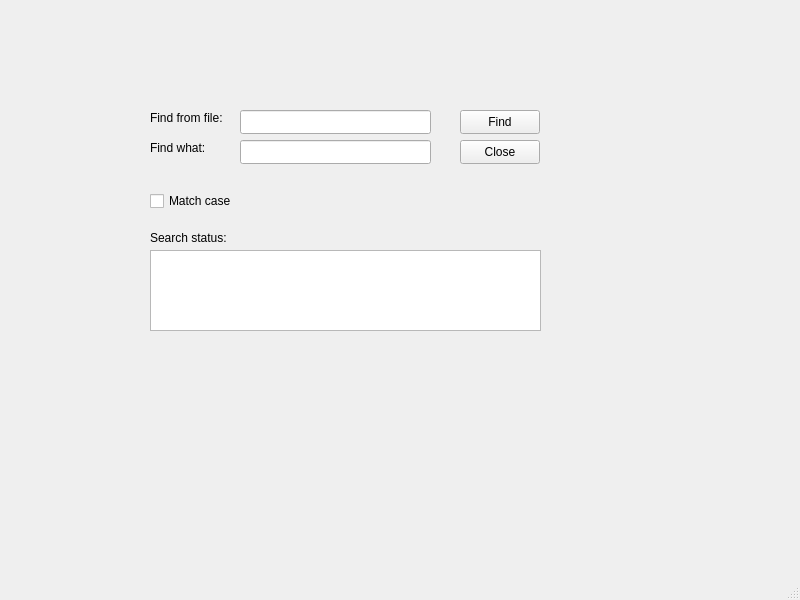
<?xml version="1.0" encoding="UTF-8"?>
<ui version="4.0">
 <class>MainWindow</class>
 <widget class="QMainWindow" name="MainWindow">
  <property name="geometry">
   <rect>
    <x>0</x>
    <y>0</y>
    <width>800</width>
    <height>600</height>
   </rect>
  </property>
  <property name="windowTitle">
   <string>MainWindow</string>
  </property>
  <widget class="QWidget" name="centralwidget">
   <widget class="QLabel" name="label">
    <property name="geometry">
     <rect>
      <x>150</x>
      <y>110</y>
      <width>101</width>
      <height>16</height>
     </rect>
    </property>
    <property name="text">
     <string>Find from file:</string>
    </property>
   </widget>
   <widget class="QLabel" name="label_2">
    <property name="geometry">
     <rect>
      <x>150</x>
      <y>140</y>
      <width>101</width>
      <height>16</height>
     </rect>
    </property>
    <property name="text">
     <string>Find what:</string>
    </property>
   </widget>
   <widget class="QLineEdit" name="fileLineEdit">
    <property name="geometry">
     <rect>
      <x>240</x>
      <y>110</y>
      <width>191</width>
      <height>24</height>
     </rect>
    </property>
   </widget>
   <widget class="QLineEdit" name="keyLineEdit">
    <property name="geometry">
     <rect>
      <x>240</x>
      <y>140</y>
      <width>191</width>
      <height>24</height>
     </rect>
    </property>
   </widget>
   <widget class="QPushButton" name="findPushButton">
    <property name="geometry">
     <rect>
      <x>460</x>
      <y>110</y>
      <width>80</width>
      <height>24</height>
     </rect>
    </property>
    <property name="text">
     <string>Find</string>
    </property>
   </widget>
   <widget class="QPushButton" name="closePushButton">
    <property name="geometry">
     <rect>
      <x>460</x>
      <y>140</y>
      <width>80</width>
      <height>24</height>
     </rect>
    </property>
    <property name="text">
     <string>Close</string>
    </property>
   </widget>
   <widget class="QCheckBox" name="matchCheckBox">
    <property name="geometry">
     <rect>
      <x>150</x>
      <y>190</y>
      <width>91</width>
      <height>22</height>
     </rect>
    </property>
    <property name="text">
     <string>Match case</string>
    </property>
   </widget>
   <widget class="QLabel" name="label_3">
    <property name="geometry">
     <rect>
      <x>150</x>
      <y>230</y>
      <width>101</width>
      <height>16</height>
     </rect>
    </property>
    <property name="text">
     <string>Search status:</string>
    </property>
   </widget>
   <widget class="QTextBrowser" name="textBrowser">
    <property name="geometry">
     <rect>
      <x>150</x>
      <y>250</y>
      <width>391</width>
      <height>81</height>
     </rect>
    </property>
   </widget>
  </widget>
  <widget class="QMenuBar" name="menubar">
   <property name="geometry">
    <rect>
     <x>0</x>
     <y>0</y>
     <width>800</width>
     <height>21</height>
    </rect>
   </property>
  </widget>
  <widget class="QStatusBar" name="statusbar"/>
 </widget>
 <resources/>
 <connections/>
</ui>
